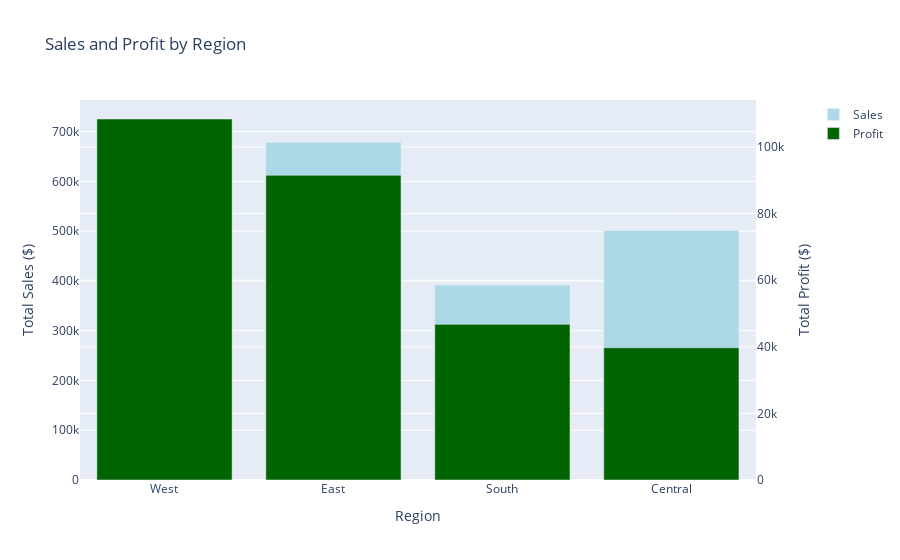
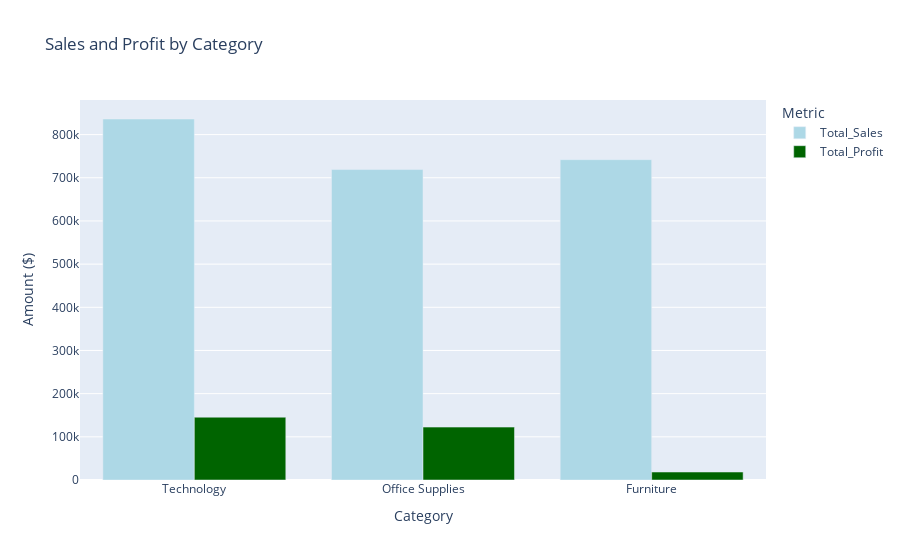
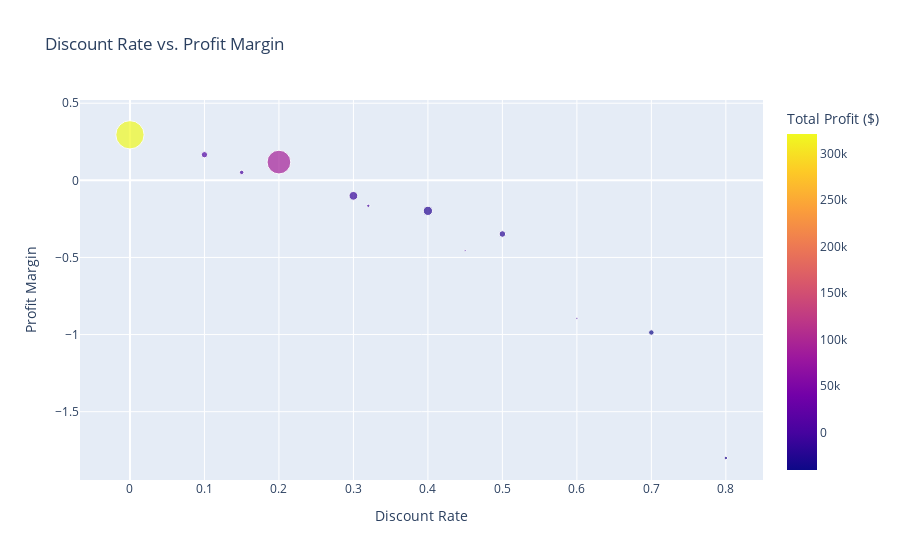

The code cell stored with these charts, in order, in its notebook:
### Markdown cell above
### Data Visualization: Interactive Plots

Let's visualize our key findings using interactive plots. These visualizations help identify patterns and insights more effectively.

### Code cell
import plotly.express as px
import plotly.graph_objects as go
from plotly.subplots import make_subplots

# 1. Regional Performance: Sales and Profit
fig = make_subplots(specs=[[{"secondary_y": True}]])

fig.add_trace(
    go.Bar(name="Sales", x=region_sales["Region"], y=region_sales["Total_Sales"], marker_color='lightblue'),
    secondary_y=False,
)

fig.add_trace(
    go.Bar(name="Profit", x=region_sales["Region"], y=region_sales["Total_Profit"], marker_color='darkgreen'),
    secondary_y=True,
)

fig.update_layout(
    title="Sales and Profit by Region",
    xaxis_title="Region",
    yaxis_title="Total Sales ($)",
    yaxis2_title="Total Profit ($)",
    barmode='group'
)

fig.show()

# 2. Category Performance
fig = px.bar(category_sales, 
             x="Category", 
             y=["Total_Sales", "Total_Profit"],
             title="Sales and Profit by Category",
             barmode="group",
             color_discrete_map={"Total_Sales": "lightblue", "Total_Profit": "darkgreen"})

fig.update_layout(
    xaxis_title="Category",
    yaxis_title="Amount ($)",
    legend_title="Metric"
)

fig.show()

# 3. Discount Impact Analysis
query_discount = """
SELECT 
    ROUND(Discount, 2) as Discount_Rate,
    ROUND(SUM(Sales), 2) as Total_Sales,
    ROUND(SUM(Profit), 2) as Total_Profit,
    ROUND(SUM(Profit)/SUM(Sales), 4) as Profit_Margin
FROM superstore
GROUP BY ROUND(Discount, 2)
HAVING Total_Sales > 0
ORDER BY Discount_Rate;
"""
discount_analysis = pd.read_sql_query(query_discount, conn)

fig = px.scatter(discount_analysis, 
                x="Discount_Rate", 
                y="Profit_Margin",
                size="Total_Sales",  
                color="Total_Profit",  
                title="Discount Rate vs. Profit Margin",
                labels={
                    "Discount_Rate": "Discount Rate",
                    "Profit_Margin": "Profit Margin",
                    "Total_Sales": "Total Sales",
                    "Total_Profit": "Total Profit"
                })

fig.update_layout(
    xaxis_title="Discount Rate",
    yaxis_title="Profit Margin",
    coloraxis_colorbar_title="Total Profit ($)"
)

fig.show()

### Figure 1 — Plotly figure (JSON) as saved in the notebook; plotly's stock layout.template omitted (floating-point values rounded to 4 significant figures)
{"data": [{"marker": {"color": "lightblue"}, "name": "Sales", "type": "bar", "x": ["West", "East", "South", "Central"], "xaxis": "x", "y": [725500.0, 678800.0, 391700.0, 501200.0], "yaxis": "y"}, {"marker": {"color": "darkgreen"}, "name": "Profit", "type": "bar", "x": ["West", "East", "South", "Central"], "xaxis": "x", "y": [108400.0, 91520.0, 46750.0, 39710.0], "yaxis": "y2"}], "layout": {"barmode": "group", "title": {"text": "Sales and Profit by Region"}, "xaxis": {"anchor": "y", "domain": [0, 0.94], "title": {"text": "Region"}}, "yaxis": {"anchor": "x", "domain": [0, 1], "title": {"text": "Total Sales ($)"}}, "yaxis2": {"anchor": "x", "overlaying": "y", "side": "right", "title": {"text": "Total Profit ($)"}}}}

### Figure 2 — Plotly figure (JSON) as saved in the notebook; plotly's stock layout.template omitted (floating-point values rounded to 4 significant figures)
{"data": [{"alignmentgroup": "True", "hovertemplate": "variable=Total_Sales<br>Category=%{x}<br>value=%{y}<extra></extra>", "legendgroup": "Total_Sales", "marker": {"color": "lightblue", "pattern": {"shape": ""}}, "name": "Total_Sales", "offsetgroup": "Total_Sales", "orientation": "v", "showlegend": true, "textposition": "auto", "type": "bar", "x": ["Technology", "Office Supplies", "Furniture"], "xaxis": "x", "y": [836200.0, 719000.0, 742000.0], "yaxis": "y"}, {"alignmentgroup": "True", "hovertemplate": "variable=Total_Profit<br>Category=%{x}<br>value=%{y}<extra></extra>", "legendgroup": "Total_Profit", "marker": {"color": "darkgreen", "pattern": {"shape": ""}}, "name": "Total_Profit", "offsetgroup": "Total_Profit", "orientation": "v", "showlegend": true, "textposition": "auto", "type": "bar", "x": ["Technology", "Office Supplies", "Furniture"], "xaxis": "x", "y": [145500.0, 122500.0, 18450.0], "yaxis": "y"}], "layout": {"barmode": "group", "legend": {"title": {"text": "Metric"}, "tracegroupgap": 0}, "title": {"text": "Sales and Profit by Category"}, "xaxis": {"anchor": "y", "domain": [0, 1], "title": {"text": "Category"}}, "yaxis": {"anchor": "x", "domain": [0, 1], "title": {"text": "Amount ($)"}}}}

### Figure 3 — Plotly figure (JSON) as saved in the notebook; plotly's stock layout.template omitted (floating-point values rounded to 4 significant figures)
{"data": [{"hovertemplate": "Discount Rate=%{x}<br>Profit Margin=%{y}<br>Total Sales=%{marker.size}<br>Total Profit=%{marker.color}<extra></extra>", "legendgroup": "", "marker": {"color": [321000.0, 9029.0, 1419.0, 90340.0, -10370.0, -2391.0, -23060.0, -2493.0, -20510.0, -5945.0, -40080.0, -30540.0], "coloraxis": "coloraxis", "size": [1088000.0, 54370.0, 27560.0, 764600.0, 103200.0, 14490.0, 116400.0, 5485.0, 58920.0, 6645.0, 40620.0, 16960.0], "sizemode": "area", "sizeref": 2720.0, "symbol": "circle"}, "mode": "markers", "name": "", "orientation": "v", "showlegend": false, "type": "scatter", "x": [0.0, 0.1, 0.15, 0.2, 0.3, 0.32, 0.4, 0.45, 0.5, 0.6, 0.7, 0.8], "xaxis": "x", "y": [0.2951, 0.1661, 0.0515, 0.1182, -0.1005, -0.165, -0.1981, -0.4545, -0.348, -0.8946, -0.9866, -1.8], "yaxis": "y"}], "layout": {"coloraxis": {"colorbar": {"title": {"text": "Total Profit ($)"}}, "colorscale": [[0, "#0d0887"], [0.1111, "#46039f"], [0.2222, "#7201a8"], [0.3333, "#9c179e"], [0.4444, "#bd3786"], [0.5556, "#d8576b"], [0.6667, "#ed7953"], [0.7778, "#fb9f3a"], [0.8889, "#fdca26"], [1, "#f0f921"]]}, "legend": {"itemsizing": "constant", "tracegroupgap": 0}, "title": {"text": "Discount Rate vs. Profit Margin"}, "xaxis": {"anchor": "y", "domain": [0, 1], "title": {"text": "Discount Rate"}}, "yaxis": {"anchor": "x", "domain": [0, 1], "title": {"text": "Profit Margin"}}}}
